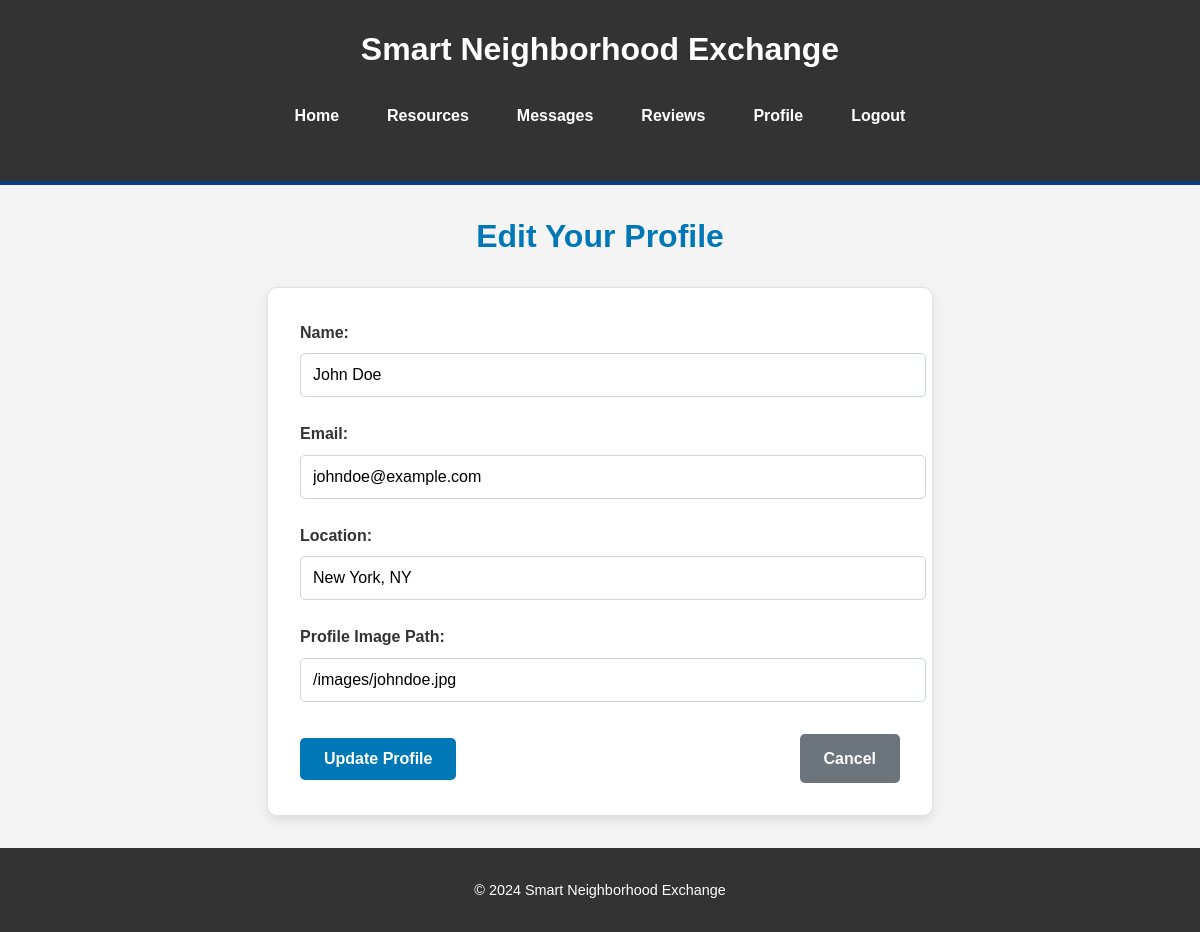
The page /edit_profile (signed in) on the database its author committed.
### tables this page shows
CREATE TABLE Users (
    user_id INTEGER PRIMARY KEY AUTOINCREMENT,
    name TEXT NOT NULL,
    email TEXT NOT NULL UNIQUE,
    password TEXT NOT NULL,
    profile_image TEXT,
    location TEXT
);

### app.py (the view, shortened to what this page needs)
@app.route('/edit_profile', methods=['GET', 'POST'])
def edit_profile():
    if 'user_id' not in session:
        flash('Please log in to access your profile', 'error')
        return redirect(url_for('login'))
    user_id = session['user_id']
    conn = get_db_connection()
    user = conn.execute('SELECT * FROM Users WHERE user_id = ?', (user_id,)).fetchone()
    conn.close()
    return render_template('edit_profile.html',
                           user_name=user['name'],
                           user_email=user['email'],
                           user_location=user['location'],
                           user_profile_image=user['profile_image'])

### app.py (called while the page is built)
def get_db_connection():
    conn = sqlite3.connect('exchange.db')
    conn.row_factory = sqlite3.Row
    return conn

### templates/edit_profile.html (shortened to what this page needs)
{% extends 'layout.html' %}
{% block content_title %}
    <h2 class="centered-title">Edit Your Profile</h2>
{% endblock %}
{% block content %}
<div class="form-container">
    <form method="POST" action="{{ url_for('edit_profile') }}">
        <div class="form-group">
            <label for="name">Name:</label>
            <input type="text" name="name" value="{{ user_name }}" required>
        </div>
        <div class="form-group">
            <label for="email">Email:</label>
            <input type="email" name="email" value="{{ user_email }}" required>
        </div>
        <div class="form-group">
            <label for="location">Location:</label>
            <input type="text" name="location" value="{{ user_location }}">
        </div>
        <div class="form-group">
            <label for="profile_image">Profile Image Path:</label>
            <input type="text" name="profile_image" value="{{ user_profile_image }}" placeholder="e.g., /static/images/profile.jpg">
        </div>
        <div class="form-actions">
            <input type="submit" value="Update Profile" class="button submit-button">
            <a href="{{ url_for('profile') }}" class="button cancel-button">Cancel</a>
        </div>
    </form>
</div>
{% endblock %}

### static/style.css (style rules this page uses)
body { font-family: Arial, sans-serif; color: #333; line-height: 1.6; background-color: #f4f4f4; margin: 0; }
.centered-title { text-align: center; font-size: 2rem; color: #0077b6; margin-bottom: 2rem; }
.button { padding: 0.5rem 1rem; text-decoration: none; border-radius: 5px; cursor: pointer; color: #fff; font-weight: bold; }
.centered-title { text-align: center; font-size: 2rem; color: #0077b6; margin-bottom: 1.5rem; }
.form-container { max-width: 600px; margin: 0 auto; background-color: #ffffff; padding: 2rem; border-radius: 10px; box-shadow: 0 4px 12px rgba(0, 0, 0, 0.1); border: 1px solid #dee2e6; }
.form-group { margin-bottom: 1.5rem; }
.form-group label { display: block; font-weight: bold; margin-bottom: 0.5rem; color: #333; }
.form-group input, .form-group textarea, .form-group select { width: 100%; padding: 0.75rem; font-size: 1rem; border-radius: 5px; border: 1px solid #ced4da; }
.form-actions { display: flex; justify-content: space-between; align-items: center; margin-top: 2rem; }
.form-actions .button { padding: 0.75rem 1.5rem; font-size: 1rem; font-weight: bold; border-radius: 5px; cursor: pointer; text-decoration: none; text-align: center; }
.submit-button { background-color: #0077b6; color: white; border: none; transition: background-color 0.3s; }
.cancel-button { background-color: #6c757d; color: white; border: none; transition: background-color 0.3s; }

### rows shown on the page
Users: name "John Doe", email "johndoe@example.com", location "New York, NY", profile_image "/images/johndoe.jpg"
